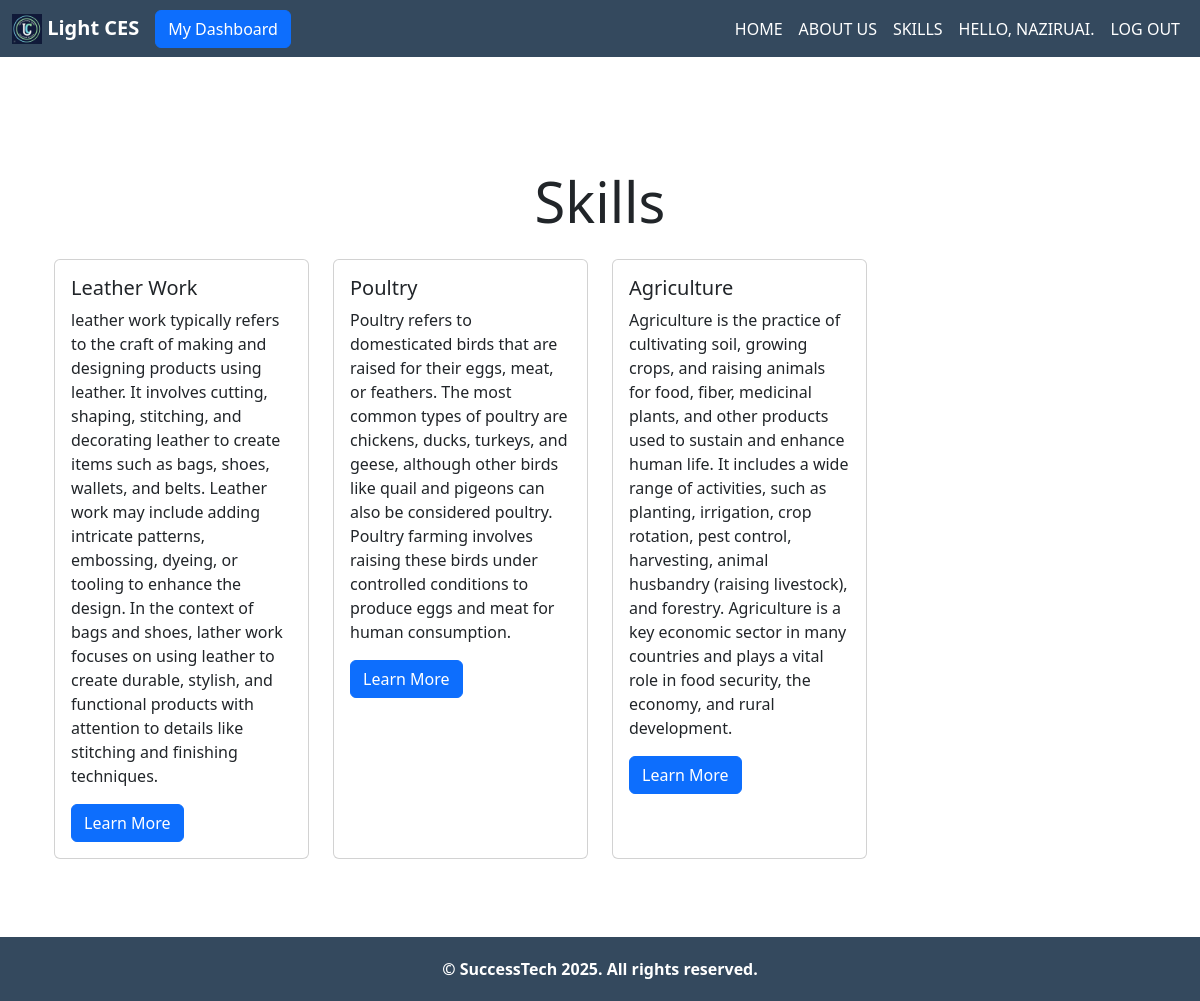
/courses/courses/ (signed in), run on the app's committed database.
### courses/models.py (models this page shows, shortened)
class Course(models.Model):
    title = models.CharField(max_length=100)
    description = models.TextField()
    staff = models.ForeignKey(User, on_delete=models.SET_NULL, null=True)
    created_at = models.DateTimeField(auto_now_add=True)

### courses/views.py (the view)
# urls.py: path('courses/', views.courses, name='courses'),  # View to list all courses
def courses(request):
    courses = Course.objects.all()
    return render(request, "courses/courses.html", {"courses": courses})

### courses/templates/courses/courses.html
{% extends 'main/base.html' %}
{% block content %}
<div class="container py-5">
    <div class="text-center mb-4">
        <h1 class="display-4">Skills</h1>
    </div>
    {% if courses %}
        <div class="row row-cols-1 row-cols-sm-2 row-cols-md-3 row-cols-lg-4 g-4">
            {% for course in courses %}
            <div class="col">
                <div class="card h-100">
                    <div class="card-body">
                        <h5 class="card-title">{{ course.title|title }}</h5>
                        <p class="card-text">{{ course.description }}</p>
                        <a href="{% url 'main:courses:course_detail' course.id %}" class="btn btn-primary">Learn More</a>
                    </div>
                </div>
            </div>
            {% endfor %}
        </div>
    {% else %}
        <p class="text-center">No skill added yet.</p>
    {% endif %}
</div>
{% endblock %}

### main/templates/main/base.html (shortened to what this page needs)
{% load django_bootstrap5 %}
{% load static %}
<!DOCTYPE html>
<html lang="en">
<head>
    <link rel="stylesheet" href="{% static 'css/styles.css' %}">
    {% bootstrap_css %}
</head>
<body>
    <nav class="navbar navbar-expand-lg navbar-dark fixed-top"">
        <div class="container-fluid">
            <a class="navbar-brand" href="{% url 'main:home' %}">
                <img src="{% static 'images/logo1.jpg' %}" alt="Logo" class="d-inline-block align-text-top" style="height: 30px;">
                Light CES
            </a>
            <div class="collapse navbar-collapse" id="navbar">
                <ul class="navbar-nav me-auto mb-2 mb-lg-0">
                    {% if user.is_authenticated %}
                        {% if user.is_staff or user.is_superuser %}
                            <li class="nav-item">
                                <a href="{% url 'users:admin_dashboard' %}" class="btn btn-primary">My Dashboard</a>
                            </li>
                        {% endif %}
                    {% endif %}
                </ul>
                <ul class="navbar-nav ms-auto">
                    {% if user.is_authenticated %}
                        <li class="nav-item">
                            <a class="nav-link" href="{% url 'main:home' %}">Home</a>
                        </li>
                        <li class="nav-item">
                            <a class="nav-link" href="{% url 'main:about' %}">About Us</a>
                        </li>
                        <li class="nav-item">
                            <a class="nav-link" href="{% url 'main:courses:courses' %}">Skills</a>
                        </li>
                        <li class="nav-item">
                            <a class="nav-link">Hello, {{ user.username|title }}.</a>
                        </li>
                        <li class="nav-item">
                            <a class="nav-link" href="{% url 'users:logout' %}">Log out</a>
                        </li>
                    {% endif %}
                </ul>
            </div>
        </div>
    </nav>
    <main>
        <div class="container">
            {% block content %}{% endblock content %}
        </div>
    </main>
    <footer>
        <p>&copy; SuccessTech 2025. All rights reserved.</p>
    </footer>
</body>
</html>

### static/css/styles.css (style rules this page uses)
.navbar-brand { font-weight: bold; }
.nav-link { color: #FFF !important; font-weight: bold; text-transform: uppercase; text-decoration: none; }
.navbar-dark, footer { background-color: #34495e }
main { flex-grow: 1; }
html, body { height: 100%; margin: 0; display: flex; flex-direction: column; padding-top: 60px; }
.container { flex: 1; padding-bottom: 30px; }
footer { color: white; text-align: center; font-weight: bold; padding: 20px; width: 100%; margin-top: auto; }
footer p { margin: 0; }

### main/templates/main/base.html (style rules this page uses)
.card { overflow: hidden; }

### data on the page
Course: title "Leather Work", description "leather work typically refers to the craft of making and designing products using leather. It involves cutting, shaping, stitching, and decorating leather to create items such as bags, shoes, wallets, and belts. Leather work may include adding intricate patterns, embossing, dyeing, or tooling to enhance the design. In the context of bags and shoes, lather work focuses on using leather to create durable, stylish, and functional products with attention to details like stitching and finishing techniques."
Course: title "Poultry", description "Poultry refers to domesticated birds that are raised for their eggs, meat, or feathers. The most common types of poultry are chickens, ducks, turkeys, and geese, although other birds like quail and pigeons can also be considered poultry. Poultry farming involves raising these birds under controlled conditions to produce eggs and meat for human consumption."
Course: title "Agriculture", description "Agriculture is the practice of cultivating soil, growing crops, and raising animals for food, fiber, medicinal plants, and other products used to sustain and enhance human life. It includes a wide range of activities, such as planting, irrigation, crop rotation, pest control, harvesting, animal husbandry (raising livestock), and forestry. Agriculture is a key economic sector in many countries and plays a vital role in food security, the economy, and rural development."

### other printed values
{{ user.username|title }} "NAZIRUAI"
